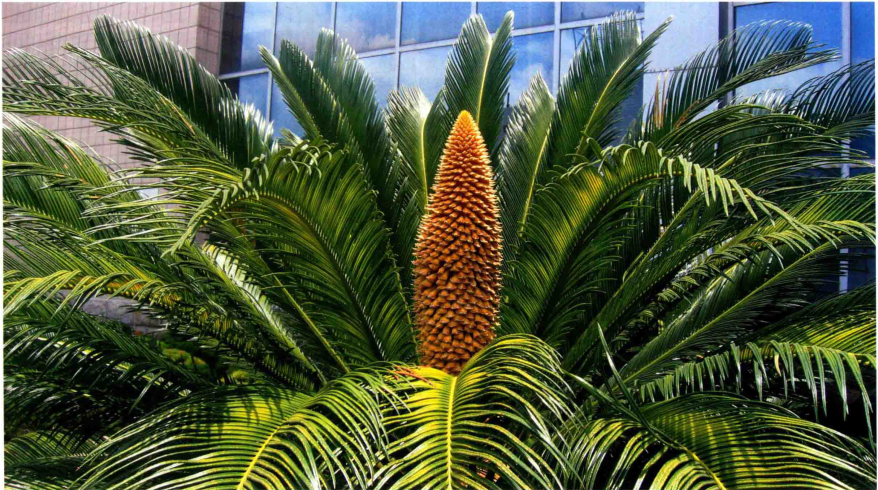
#> input picture data/images/page-01/fig-03.png, 1756 x 980 px, given in place of fig-03.png.png, which was not available (shown at 1/2 size)
$ python debug_rows.py ../data/images/page-01/fig-03.png
#> lines starting #> are read from the running program, lines starting #| are printed output that depends on the picture; after the words box and inside, x2 and y2 are one past the last pixel; in counts of white or black regions, pixels touching at a corner belong together; pictures that were not available may be replaced by others from this repository, and a replacement may not be noted
"""生成“照片行判定”的可视化调试图：原始页 + 被判为照片行的行标注。"""
import os
import sys

import numpy as np
from PIL import Image, ImageDraw

LONG_RUN = 10
COLOR_MIN = 28
COLOR_FRAC = 0.06
LONG_FRAC = 0.30


def row_features(mask, sat):
    sh, sw = mask.shape
    color_frac = np.zeros(sh)
    long_frac = np.zeros(sh)
    for y in range(sh):
        row = mask[y]
        ink = int(row.sum())
        if ink == 0:
            continue
        color_frac[y] = float((sat[y][row] > COLOR_MIN).sum()) / ink
        long_px, cur = 0, 0
        for v in row:
            if v:
                cur += 1
            else:
                if cur >= LONG_RUN:
                    long_px += cur
                cur = 0
        if cur >= LONG_RUN:
            long_px += cur
        long_frac[y] = long_px / float(ink)
    return color_frac, long_frac


for page in sys.argv[1:]:
    im = Image.open(os.path.join('work', 'pages', page + '.png')).convert('RGB')
#> im is the input picture: PIL image 1756x980 RGB; mean R, G, B 78.4, 90.3, 62.6
    w, h = im.size
#> w = 1756; h = 980
    small = im.resize((w // 4, h // 4), Image.BILINEAR)
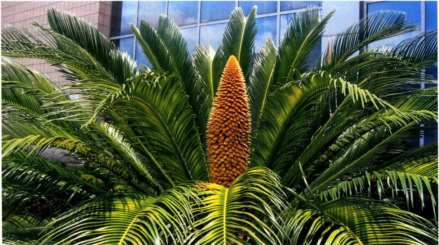
#> small: PIL image 439x245 RGB; mean R, G, B 78.4, 90.3, 62.6
    arr = np.asarray(small).astype(np.int16)
    sw, sh = small.size
#> sw = 439; sh = 245

    body = arr.copy()
    body[int(sh * 0.888):, :] = 255          # 去掉底部数据表
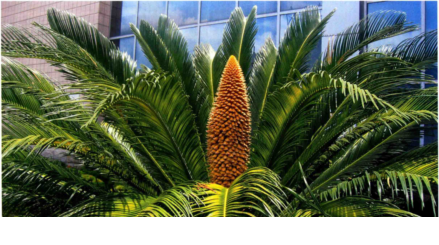
#> body: shape (245, 439, 3) int16; mean R, G, B 98.1, 108.9, 86.8
    mask = body.min(axis=2) < 235
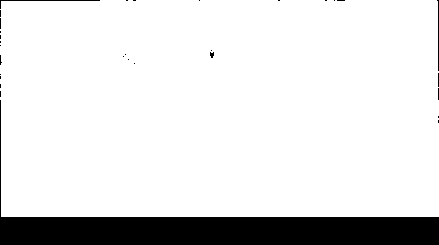
#> mask: shape (245, 439) bool; 88.2% white; 31 black regions (28 under 20 px), largest, box (x1, y1, x2, y2) and area: (0, 100, 439, 245) 12409, (0, 0, 100, 9) 108, (437, 0, 439, 71) 72
    sat = body.max(axis=2) - body.min(axis=2)
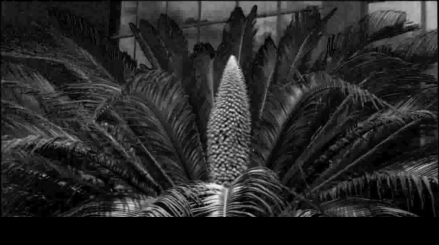
#> sat: shape (245, 439) int16; min 0, max 242, mean 40.7

    color_frac, long_frac = row_features(mask, sat)
#> the loop in row_features, `for y in range(sh):` made 245 passes
#> ink on passes 1 to 12: 318, 437, 437, 437, 437, 437, 437, 437, 437, 438, 437, 437
#> after the loop in row_features, `for y in range(sh):`: color_frac = 245 values, max 0.87 at index 84, min 0 at index 217, mean 0.553; long_frac = 245 values, max 1 at index 1, min 0 at index 217, mean 0.886
    photo = (color_frac > COLOR_FRAC) | (long_frac > LONG_FRAC)

    vis = small.copy()
    d = ImageDraw.Draw(vis)
    for y in range(sh):
        if photo[y]:
            d.line([(0, y), (sw - 1, y)], fill=(255, 0, 0))
    vis = vis.resize((sw * 2, sh * 2), Image.NEAREST)
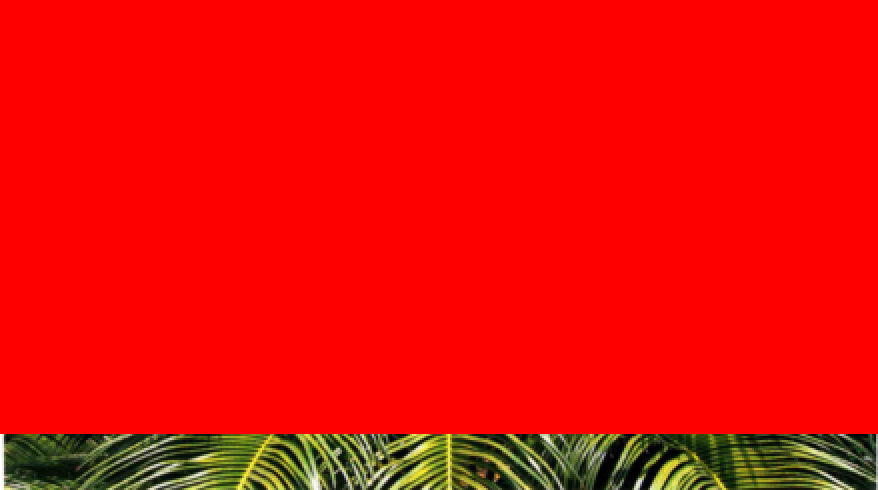
#> vis: PIL image 878x490 RGB; mean R, G, B 235.3, 10.6, 4.9
    out = os.path.join('work', 'debug', f'{page}-rows.png')
    os.makedirs(os.path.dirname(out), exist_ok=True)
    vis.save(out)

    # 打印分段摘要
    segs = []
    start = 0
    for y in range(1, sh + 1):
        if y == sh or photo[y] != photo[start]:
            if photo[start] and (y - start) >= 4:
                segs.append((round(start / sh, 3), round((y - 1) / sh, 3)))
            start = y
#> after the loop, segs = [(0, 0.882)]; start = 245
    print(f'{page}: 照片行段 {segs} -> {out}')
#| ../data/images/page-01/fig-03.png: 照片行段 [(0.0, 0.882)] -> work/debug/../data/images/page-01/fig-03.png-rows.png
